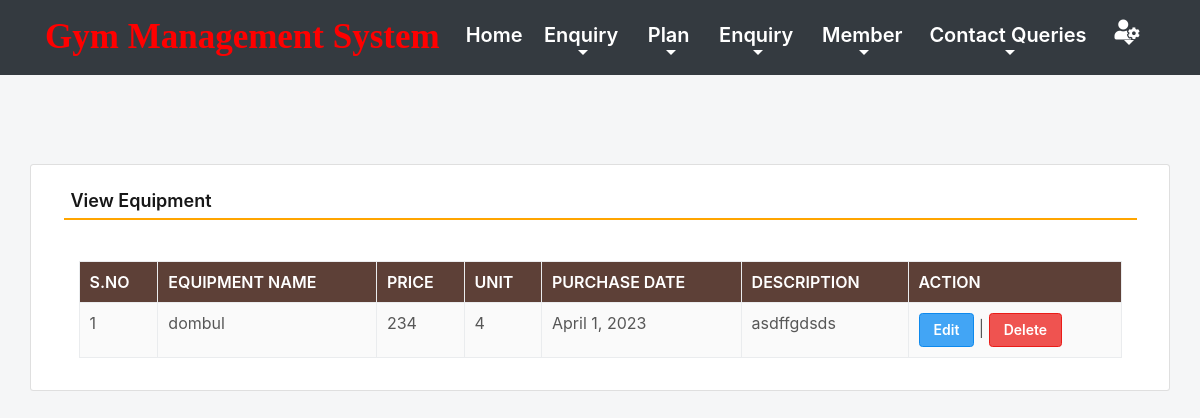
Screenshot of /viewEquipment (signed in) with the database file from the repository.
### gym/models.py (models this page shows, shortened)
class Equipment(models.Model):
    name = models.CharField(max_length=150, null=True)
    price = models.CharField(max_length=100, null=True)
    unit = models.CharField(max_length=50, null=True)
    purchasedate = models.DateField(null=True)
    description = models.CharField(max_length=200, null=True)

### gym/views.py (the view)
# urls.py: path('viewEquipment', viewEquipment, name='viewEquipment'),
def viewEquipment(request):
    if not request.user.is_authenticated:
        return redirect(admin_login)
    equipment = Equipment.objects.all()
    return render(request,'viewEquipment.html', locals())

### gym/templates/viewEquipment.html (shortened to what this page needs)
{% include 'admin_nav.html' %}
{% load static %}
{% block main %}
 <html lang="en" class="no-focus">
 <link rel="stylesheet" id="css-main" href="{% static 'css1/codebase.min.css' %}">
 <br><br><br><br>
	<div class="container card shadow mt-5">
		<div class="card-body">
			<h5 class="p-2" style="border-bottom: 2px solid orange">View Equipment</h5>
             <br>
            <div class="container-fluid">
             <table id="example" class="table table-striped table-bordered" style="width:100%">
                  <thead class="text-white" style="background-color : #5d4037;">
				     <tr>
					   <th>S.No</th>
					   <th>Equipment Name</th>
					   <th>Price</th>
					   <th>Unit</th>
                       <th>Purchase Date</th>
					   <th>Description</th>
                       <th>Action</th>
				     </tr>
			      </thead>
			       <tbody>
                     {% for i in equipment %}
			          <tr>
                        <td>{{forloop.counter}}</td>
						<td>{{i.name}}</td>
						<td>{{i.price}}</td>
						<td>{{i.unit}}</td>
                        <td>{{i.purchasedate}}</td>
						<td>{{i.description}}</td>
						<td><a href="{% url 'edit_Equipment' i.id %}" class="btn btn-primary">Edit</a> |
                          <a href="{% url 'delete_Equipment' i.id %}" class="btn btn-danger" onclick="return confirm('Are you sure to delete this Equipment ?')">Delete</a></td>
                      </tr>
                      {% endfor %}
                   </tbody>
		        </table>
            </div>
        </div>
	</div>
        <link rel="stylesheet" href="https://use.fontawesome.com/releases/v5.6.3/css/all.css">
 </html>
{% endblock %}

### rows the page displays
Equipment: name "dombul", price "234", unit "4", purchasedate "April 1, 2023", description "asdffgdsds"
